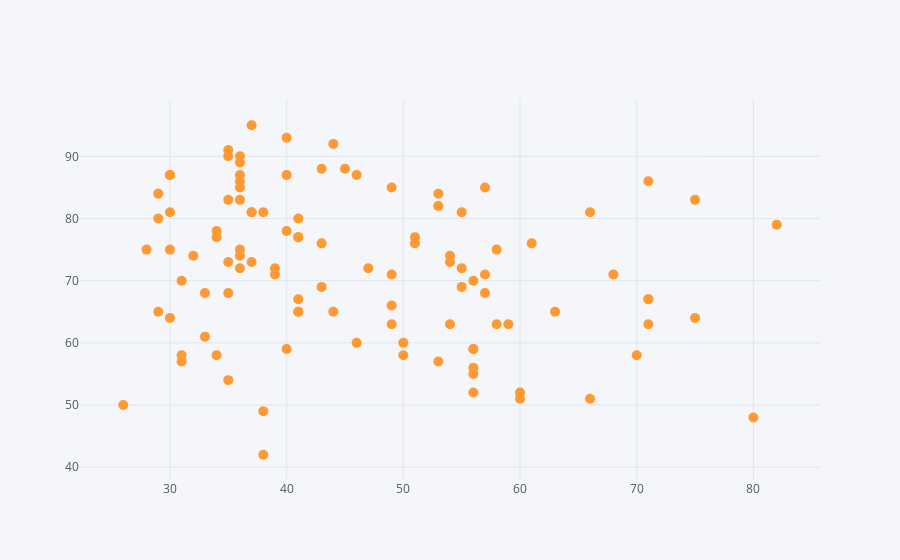

Notebook code cell kept with this figure:
### Code cell
wiz.iplot(kind='scatter', x='POP', y='ENERGY', mode='markers', size=10)

### Figure 1 — Plotly figure (JSON) as saved in the notebook; plotly's stock layout.template omitted (floating-point values rounded to 4 significant figures)
{"data": [{"line": {"color": "rgba(255, 153, 51, 1.0)", "dash": "solid", "width": 1.3}, "marker": {"size": 10, "symbol": "dot"}, "mode": "markers", "name": "ENERGY", "text": "", "type": "scatter", "x": [43, 37, 37, 38, 35, 35, 43, 39, 38, 35, 41, 30, 38, 40, 44, 36, 34, 34, 43, 36, 45, 37, 36, 36, 49, 35, 41, 40, 35, 57, 41, 36, 75, 61, 66, 66, 54, 56, 58, 49, 68, 51, 47, 55, 59, 54, 63, 26, 41, 36, 36, 33, 44, 30, 29, 33, 36, 29, 31, 36, 30, 39, 41, 46, 28, 40, 40, 37, 31, 34, 30, 35, 31, 41, 29, 30, 32, 71, 71, 70, 80, 49, 57, 55, 49, 56, 60, 50, 46, 56, 50, 58, 53, 54, 82, 75, 71, 57, 71, 56, 60, 55, 53, 56, 53, 56, 51], "y": [88, 73, 81, 49, 83, 68, 76, 72, 42, 90, 80, 81, 81, 78, 92, 86, 78, 77, 69, 85, 88, 95, 74, 87, 63, 73, 65, 93, 91, 85, 77, 89, 83, 76, 51, 81, 63, 59, 75, 85, 71, 77, 72, 72, 63, 74, 65, 50, 67, 72, 90, 61, 65, 87, 80, 68, 75, 84, 70, 83, 87, 71, 77, 87, 75, 87, 59, 81, 58, 58, 64, 54, 57, 65, 65, 75, 74, 63, 86, 58, 48, 71, 68, 81, 66, 59, 52, 60, 60, 55, 58, 63, 84, 73, 79, 64, 67, 71, 67, 70, 51, 69, 82, 56, 57, 52, 76]}], "layout": {"legend": {"bgcolor": "#F5F6F9", "font": {"color": "#4D5663"}}, "paper_bgcolor": "#F5F6F9", "plot_bgcolor": "#F5F6F9", "titlefont": {"color": "#4D5663"}, "xaxis1": {"gridcolor": "#E1E5ED", "showgrid": true, "tickfont": {"color": "#4D5663"}, "title": "", "titlefont": {"color": "#4D5663"}, "zerolinecolor": "#E1E5ED"}, "yaxis1": {"gridcolor": "#E1E5ED", "showgrid": true, "tickfont": {"color": "#4D5663"}, "title": "", "titlefont": {"color": "#4D5663"}, "zerolinecolor": "#E1E5ED"}}}
